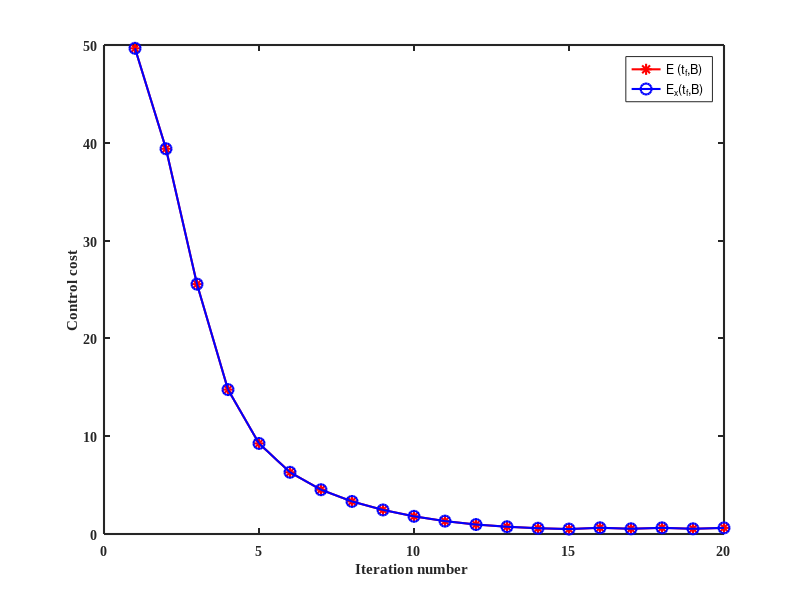

Source code (MATLAB): (Note: this script raises an error after producing the figure.)
close all
load('00.mat');
tf=1 
N=4;
M=2;
figure
  plot(Cost1,'r-*','LineWidth', 1.5,'MarkerSize',8)
  hold on 
    
     plot(Cost20,'b-o','LineWidth', 1.5,'MarkerSize',8)  
     hold on 
    legend('E (t_f,B)', 'E_x(t_f,B)')
      set(gca, 'LineWidth', 1.5);
     xlabel('Iteration number ','FontName','Times New Roman','FontWeight','bold');
 ylabel( 'Control cost','FontName','Times New Roman','FontWeight','bold');
  set(gca,'FontName','Times New Roman','FontWeight','bold')
  
    export_fig cost1_alpha_0.eps -painters -transparent
    
    
   figure
    plot(Cost30,'gx-.','LineWidth', 1.5,'MarkerSize',8)
   
    %myzoom([0.3,0.4,0.5,0.4],[0,20,0,50])
     
    legend( 'E_u(t_f,B)')
    set(gca, 'LineWidth', 1.5);
     xlabel('Iteration number ','FontName','Times New Roman','FontWeight','bold');
 ylabel('Control cost','FontName','Times New Roman','FontWeight','bold');
  set(gca,'FontName','Times New Roman','FontWeight','bold')
    export_fig cost2_alpha_0.eps -painters -transparent
% % eval(subs(x,'t',tf))
% xxx=[];
% for iii=0.001:0.001:tf
%     xx=eval(subs(x,'t',iii));
%     xxx=[xxx,xx];
% end
% xxx0=[];
% for iii=0.001:0.001:tf
%     xx0=eval(subs(x00,'t',iii));
%     xxx0=[xxx0,xx0];
% end
%    
%  for ii=1:N
% x0=plot(xxx0(ii,:),'-');
% hold on
%  end
%  hold on
%  for ii=1:N
% x2=plot(xxx(ii,:),'r-');
% hold on
%  end
% 
%  legend( [x0,x2],'x0',' x*');
 
 %figure 2
fg=figure
 for ii=1:N
ez1(ii)=ezplot(x00(ii),[0, 1]);
hold on 
axis auto
 end
 
 
 hold on
 for ii=1:N
ez2(ii)=ezplot(x(ii),[0, 1]);
hold on 
axis auto
 end
% set(findobj(gca,'color','b'),'color','r')
% legend('y1=t^2','y2=t^2-16')
delete(findall(findall(gcf,'Type','axe'),'Type','text'))
legend([ez1(1),ez2(1)],'x(t,B_0)', 'x(t,B^*)',4)
for ii=1:N
set(ez2(ii),'color',[1 0 0])
set(ez1(ii), 'LineWidth', 1.5,'LineStyle','--');
%set(ez2(ii), 'LineWidth', 1.5);

end
 
 xlabel('t','FontName','Times New Roman','FontWeight','bold');
 ylabel('The state of x ','FontName','Times New Roman','FontWeight','bold');
  set(gca, 'LineWidth', 1.5);
  set(gca,'FontName','Times New Roman','FontWeight','bold')
 export_fig x_alpha_0.eps -painters -transparent
 
 
 
 
fg=figure
 for ii=1:M
ez1(ii)=ezplot(u00(ii),[0, 1]);
hold on 
axis auto
 end
 
 
 hold on
 for ii=1:M
ez2(ii)=ezplot(u(ii),[0, 1]);
hold on 
axis auto
 end
% set(findobj(gca,'color','b'),'color','r')
% legend('y1=t^2','y2=t^2-16')
delete(findall(findall(gcf,'Type','axe'),'Type','text'))
legend([ez1(1),ez2(1)],'u(t,B_0)', 'u(t,B^*)',4)
for ii=1:M
set(ez2(ii),'color',[1 0 0])
 %set(ez2(ii), 'LineWidth', 1.5);
 set(ez1(ii), 'LineWidth', 1.5,'LineStyle','--');
end
  set(gca, 'LineWidth', 1.5);
  set(gca,'FontName','Times New Roman','FontWeight','bold')
 xlabel('t','FontName','Times New Roman','FontWeight','bold');
 ylabel('The input u ','FontName','Times New Roman','FontWeight','bold');
 export_fig u_alpha_0.eps -painters -transparent
 